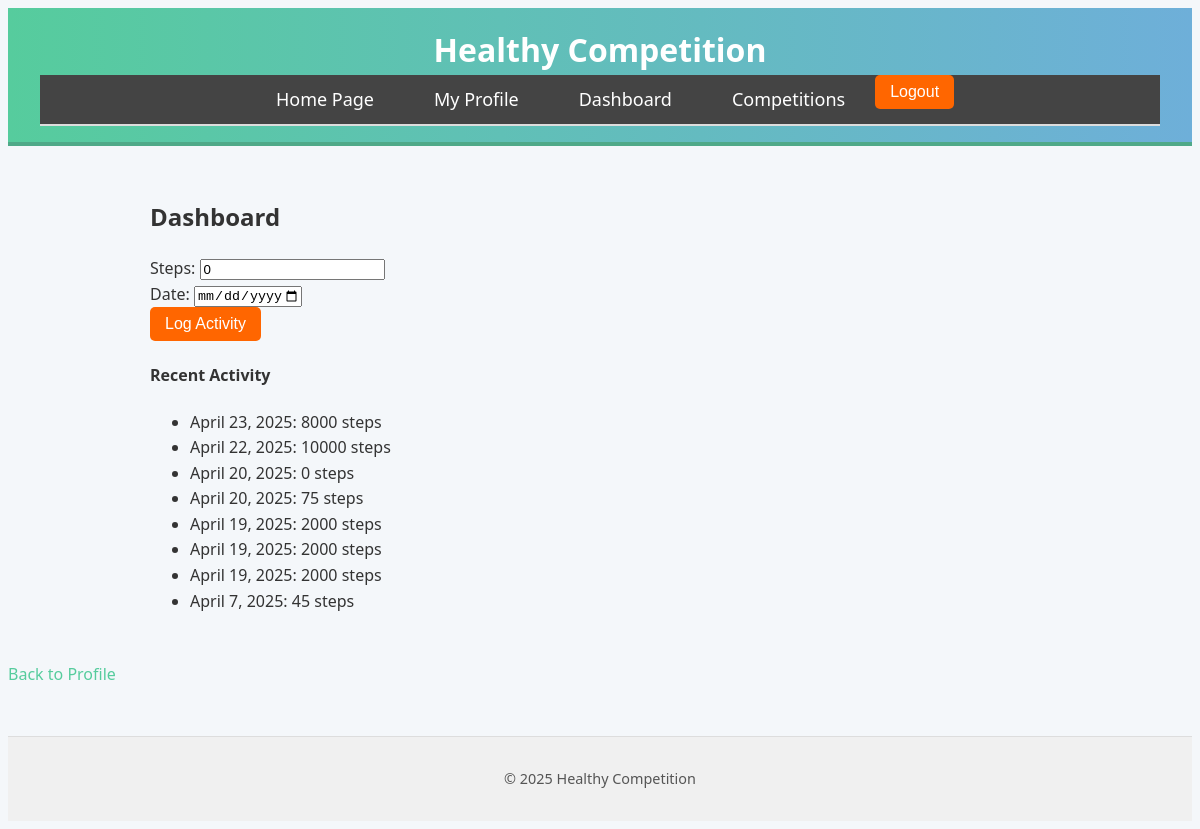
/dashboard/ (signed in), run on the app's committed database.
### src/models.py (models this page shows, shortened)
class ActivityLog(models.Model):
    user = models.ForeignKey(User, on_delete=models.CASCADE)
    steps = models.PositiveIntegerField(default=0)
    date = models.DateField(default=timezone.now)

### src/views.py (the view)
# urls.py: path('dashboard/', views.dashboard, name='dashboard'),
@login_required
def dashboard(request):
    activities = ActivityLog.objects.filter(user=request.user).order_by('-date')
    return render(request, 'dashboard.html', {'activities': activities})

### src/templates/dashboard.html (shortened to what this page needs)
{% extends 'base.html' %}
{% load static %}
{% block content %}
<div class="container mt-4">
    <h2>Dashboard</h2>
    <form id="activity-form" method="post">
        <div class="form-group">
            <label for="steps">Steps:</label>
            <input type="number" id="steps" name="steps" class="form-control" value="0">
        </div>
        <div class="form-group">
            <label for="date">Date:</label>
            <input type="date" id="date" name="date" class="form-control" max="{{ today|date:'Y-m-d' }}">
        </div>
        <button type="submit" class="btn btn-primary mt-2">Log Activity</button>
    </form>
    <h4 class="mt-4">Recent Activity</h4>
    <ul id="activity-list" class="list-group">
        {% for activity in activities %}
            <li class="list-group-item">
                {{ activity.date }}:
                {{ activity.steps }} steps
            </li>
        {% empty %}
            <li class="list-group-item">No activity logged yet.</li>
        {% endfor %}
    </ul>
</div>
<a href="{% url 'profile' %}">Back to Profile</a>
{% endblock %}

### src/static/styles.css (style rules this page uses)
body { font-family: 'Segoe UI', Tahoma, Geneva, Verdana, sans-serif; margin: 10; padding: 10; background-color: #f4f7fa; color: #333; line-height: 1.6; }
.container { max-width: 900px; margin: auto; padding: 2rem; }
a { text-decoration: none; color: #56cc9d; transition: color 0.3s ease, transform 0.3s ease; }
form { display: inline; }
form button { background-color: #ff6600; color: white; border: none; padding: 8px 15px; font-size: 16px; cursor: pointer; border-radius: 5px; }

### data on the page
ActivityLog: date "April 23, 2025", steps "8000"
ActivityLog: date "April 22, 2025", steps "10000"
ActivityLog: date "April 20, 2025", steps "0"
ActivityLog: date "April 20, 2025", steps "75"
ActivityLog: date "April 19, 2025", steps "2000"
ActivityLog: date "April 19, 2025", steps "2000"
ActivityLog: date "April 19, 2025", steps "2000"
ActivityLog: date "April 7, 2025", steps "45"
